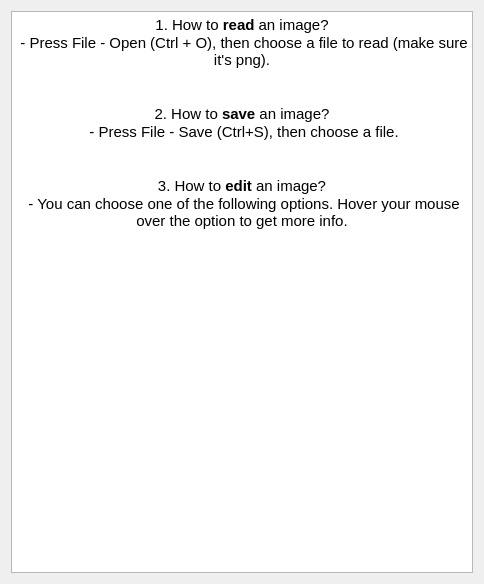
<?xml version="1.0" encoding="UTF-8"?>
<ui version="4.0">
 <class>myhelp</class>
 <widget class="QDialog" name="myhelp">
  <property name="geometry">
   <rect>
    <x>0</x>
    <y>0</y>
    <width>484</width>
    <height>584</height>
   </rect>
  </property>
  <property name="windowTitle">
   <string>FAQ</string>
  </property>
  <layout class="QGridLayout" name="gridLayout">
   <item row="0" column="0">
    <widget class="QTextBrowser" name="textBrowser">
     <property name="html">
      <string>&lt;!DOCTYPE HTML PUBLIC &quot;-//W3C//DTD HTML 4.0//EN&quot; &quot;http://www.w3.org/TR/REC-html40/strict.dtd&quot;&gt;
&lt;html&gt;&lt;head&gt;&lt;meta name=&quot;qrichtext&quot; content=&quot;1&quot; /&gt;&lt;style type=&quot;text/css&quot;&gt;
p, li { white-space: pre-wrap; }
&lt;/style&gt;&lt;/head&gt;&lt;body style=&quot; font-family:'Ubuntu'; font-size:11pt; font-weight:400; font-style:normal;&quot;&gt;
&lt;p align=&quot;center&quot; style=&quot; margin-top:0px; margin-bottom:0px; margin-left:0px; margin-right:0px; -qt-block-indent:0; text-indent:0px;&quot;&gt;1. How to &lt;span style=&quot; font-weight:600;&quot;&gt;read&lt;/span&gt; an image?&lt;/p&gt;
&lt;p align=&quot;center&quot; style=&quot; margin-top:0px; margin-bottom:0px; margin-left:0px; margin-right:0px; -qt-block-indent:0; text-indent:0px;&quot;&gt; - Press File - Open (Ctrl + O), then choose a file to read (make sure it's png).&lt;/p&gt;
&lt;p align=&quot;center&quot; style=&quot; margin-top:0px; margin-bottom:0px; margin-left:0px; margin-right:0px; -qt-block-indent:0; text-indent:0px;&quot;&gt;&lt;img src=&quot;:/resources/read.png&quot; /&gt;&lt;/p&gt;
&lt;p align=&quot;center&quot; style=&quot;-qt-paragraph-type:empty; margin-top:0px; margin-bottom:0px; margin-left:0px; margin-right:0px; -qt-block-indent:0; text-indent:0px;&quot;&gt;&lt;br /&gt;&lt;/p&gt;
&lt;p align=&quot;center&quot; style=&quot; margin-top:0px; margin-bottom:0px; margin-left:0px; margin-right:0px; -qt-block-indent:0; text-indent:0px;&quot;&gt;2. How to &lt;span style=&quot; font-weight:600;&quot;&gt;save&lt;/span&gt; an image?&lt;/p&gt;
&lt;p align=&quot;center&quot; style=&quot; margin-top:0px; margin-bottom:0px; margin-left:0px; margin-right:0px; -qt-block-indent:0; text-indent:0px;&quot;&gt; - Press File - Save (Ctrl+S), then choose a file.&lt;/p&gt;
&lt;p align=&quot;center&quot; style=&quot; margin-top:0px; margin-bottom:0px; margin-left:0px; margin-right:0px; -qt-block-indent:0; text-indent:0px;&quot;&gt;&lt;img src=&quot;:/resources/save.png&quot; /&gt;&lt;/p&gt;
&lt;p align=&quot;center&quot; style=&quot;-qt-paragraph-type:empty; margin-top:0px; margin-bottom:0px; margin-left:0px; margin-right:0px; -qt-block-indent:0; text-indent:0px;&quot;&gt;&lt;br /&gt;&lt;/p&gt;
&lt;p align=&quot;center&quot; style=&quot; margin-top:0px; margin-bottom:0px; margin-left:0px; margin-right:0px; -qt-block-indent:0; text-indent:0px;&quot;&gt;3. How to &lt;span style=&quot; font-weight:600;&quot;&gt;edit&lt;/span&gt; an image?&lt;/p&gt;
&lt;p align=&quot;center&quot; style=&quot; margin-top:0px; margin-bottom:0px; margin-left:0px; margin-right:0px; -qt-block-indent:0; text-indent:0px;&quot;&gt; - You can choose one of the following options. Hover your mouse over the option to get more info.&lt;/p&gt;
&lt;p align=&quot;center&quot; style=&quot;-qt-paragraph-type:empty; margin-top:0px; margin-bottom:0px; margin-left:0px; margin-right:0px; -qt-block-indent:0; text-indent:0px;&quot;&gt;&lt;br /&gt;&lt;/p&gt;
&lt;p align=&quot;center&quot; style=&quot; margin-top:0px; margin-bottom:0px; margin-left:0px; margin-right:0px; -qt-block-indent:0; text-indent:0px;&quot;&gt;&lt;img src=&quot;:/resources/edit.png&quot; /&gt;&lt;/p&gt;&lt;/body&gt;&lt;/html&gt;</string>
     </property>
    </widget>
   </item>
  </layout>
 </widget>
 <resources/>
 <connections/>
</ui>
